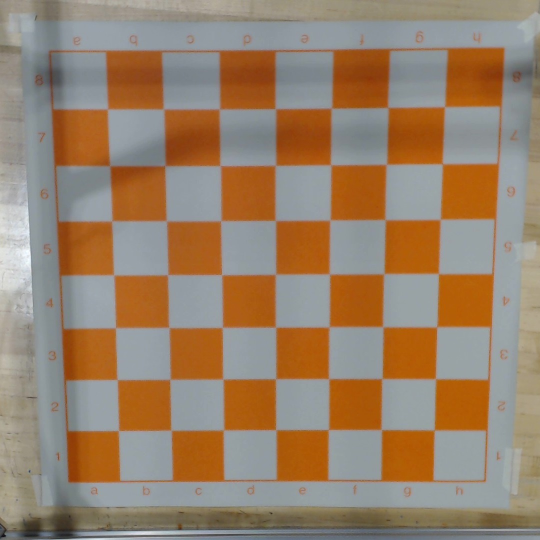
#> input picture Software/CV/chess_ai/chess_board5.jpg, 1080 x 1080 px (shown at 1/2 size)
$ python detect_grid.py   (older library calls are emulated)
#> lines starting #> are read from the running program, lines starting #| are printed output that depends on the picture; long printed decimals are rounded
import numpy as np
import cv2
from scipy.spatial.distance import euclidean
from sklearn.linear_model import LinearRegression
from sklearn.preprocessing import PolynomialFeatures
from itertools import product
image = cv2.imread('chess_board5.jpg')
#> image is the input picture: shape (1080, 1080, 3); mean B, G, R 106.3, 129.5, 152.7
#image[:,:,0] = 0
#image[:,:,1] = 0
equ = cv2.cvtColor(image, cv2.COLOR_BGR2GRAY)
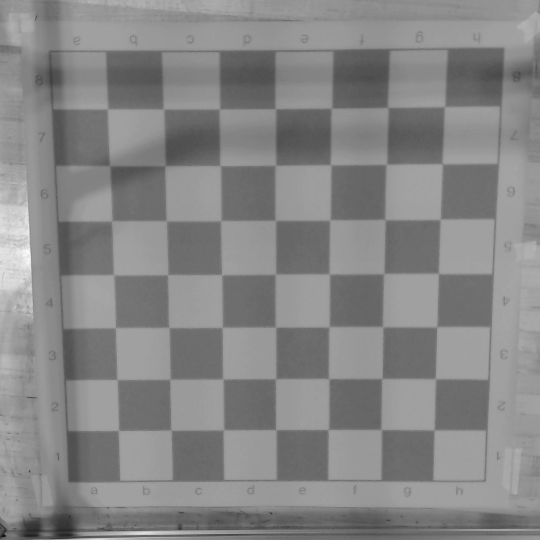
#> equ: shape (1080, 1080) (shown at 1/2 size); min 8, max 253, mean 133.7
# [5 lines of commented-out code are left out]
board_size = (7,7)
found, corners = cv2.findChessboardCorners(equ, board_size, flags=cv2.CALIB_CB_ADAPTIVE_THRESH)
#> found = True; corners = 49 rows, first 8: [888.7, 213.8], [885.2, 328.1], [881.9, 438.4], [877.2, 546.9], [874.3, 653.8], [871.1, 757.9], [868.7, 860.6], [775.6, 215]
print(found)
#| True
img = cv2.drawChessboardCorners(equ, board_size, corners, found)
cv2.imshow('img',img)
cv2.waitKey(0)
cv2.destroyAllWindows()
print(corners.shape)
#| (49, 1, 2)
assert found, "Couldn't find chessboard."

z = corners.reshape((49, 2))
#> z = 49 pairs, first value 214.2 to 888.7, second value 213.8 to 861.7
board_center = z[24]
#> board_center = [551.2, 549.4]
frame_center = image.shape[1] / 2.0, image.shape[0] / 2.0
#> frame_center = (540, 540)

assert euclidean(board_center, frame_center) < 20.0, "Camera is not centered over chessboard."

X_train = np.array(list(product(np.linspace(3, -3, 7), np.linspace(-3, 3, 7))))
print(X_train)
poly = PolynomialFeatures(degree=4)
X_train = poly.fit_transform(X_train)
z_x = z[:,0]
#> z_x = 49 values, max 888.7 at index 0, min 214.2 at index 42, mean 551.8
m_x = LinearRegression()
m_x.fit(X_train, z_x)
z_y = z[:,1]
#> z_y = 49 values, max 861.7 at index 48, min 213.8 at index 0, mean 544.4
m_y = LinearRegression()
m_y.fit(X_train, z_y)
print(z[:,0][::-1])
#| [237.436 234.785 230.960 227.618 223.593 219.5212  214.1921
#|  342.448 339.5322  337.839 335.075 332.6979  329.954 326.586
#|  446.650 446.662 444.5579  443.104 441.8182  440.338 438.565
#|  551.715 552.0582  550.9472  551.161 550.931 551.3382  550.578
#|  657.1103  658.0747  658.5819  660.3787  661.0951  662.305 663.166
#|  762.723 763.5076  765.5943  768.848 770.1164  773.263 775.6109
#|  868.7472  871.1486  874.294 877.2224  881.903 885.175 888.6584 ]
print(z[:,1])
#| [213.801 328.111 438.378 546.948   653.835 757.9265  860.5704
#|  215.008 329.1544  439.512 547.9289  654.382   757.737 860.115
#|  216.051 329.461 439.189 548.9987  654.199 758.138 859.6368
#|  217.539 330.227 441.7105  549.429 654.682 758.5675  860.093
#|  218.2869  331.273 441.616 549.749 655.605 759.0535  861.062
#|  218.095 331.016   440.427 550.360 655.5492  759.5017  861.2224
#|  218.514 331.8083  442.556 550.5425  656.4476  760.3285  861.730]
print(z[0,:])
#| [888.6584  213.801]
def predict(i, j):
    features = poly.fit_transform(np.array([[i, j]]))
    return m_x.predict(features), m_y.predict(features)


P = []
Q = []

P.append(predict(-4.0, -4.0))
Q.append((0.0, 0.0))

P.append(predict(-4.0, 4.0))
Q.append((0.0, 480.0))

P.append(predict(4.0, -4.0))
Q.append((480.0, 0.0))

P.append(predict(4.0, 4.0))
Q.append((480.0, 480.0))
print(predict(4.0,4.0))
#> (the run stopped early here; a loop or call above may not have finished)

$ run again, with Software/CV/chess_ai/chess_board3.jpg copied over Software/CV/chess_ai/chess_board5.jpg
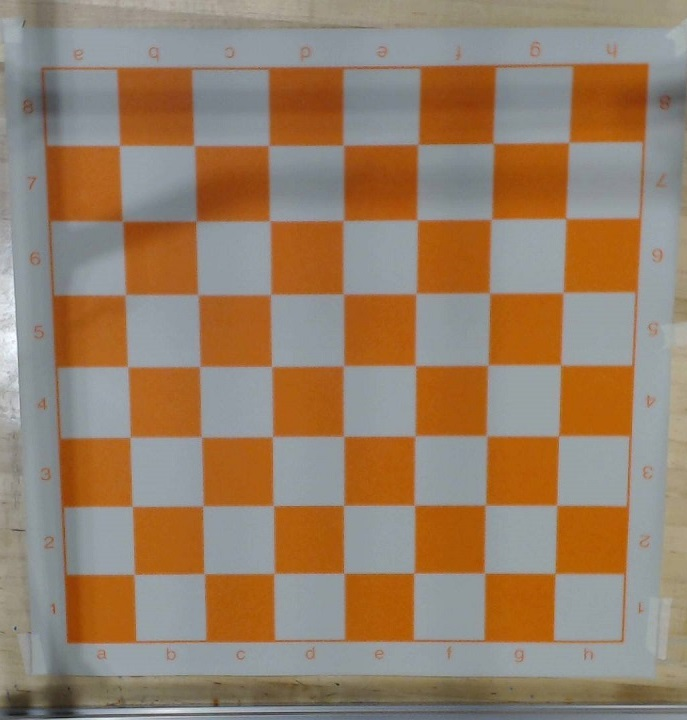
#> input picture Software/CV/chess_ai/chess_board3.jpg, 687 x 720 px
#> image is the input picture: shape (720, 687, 3); mean B, G, R 104.2, 127.6, 151.8
#> `equ = cv2.cvtColor(image, cv2.COLOR_BGR2GRAY)`:
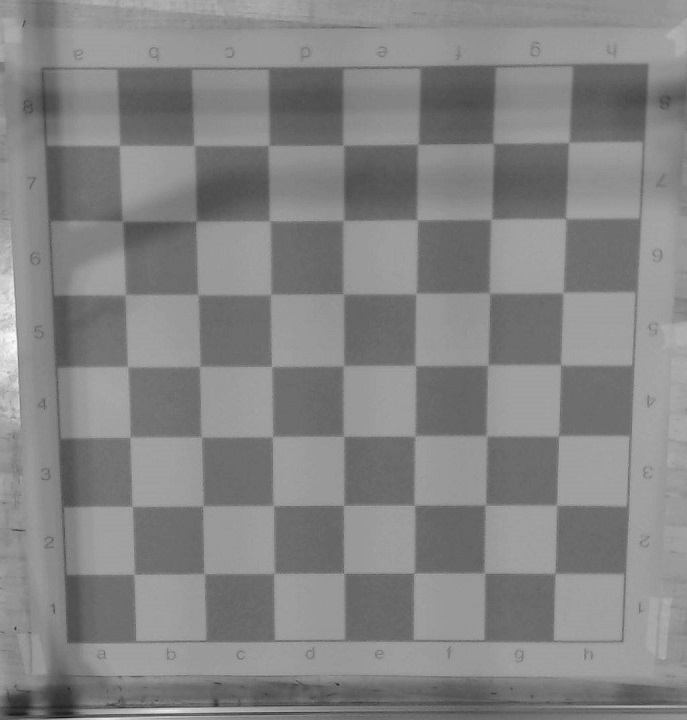
#> equ: shape (720, 687); min 21, max 254, mean 132.1
#> found = True; corners = 49 rows, first 8: [555.3, 573], [484.6, 572.7], [413.5, 573], [343.8, 573.3], [273.9, 573.4], [204.1, 573.7], [134.1, 574.2], [556.3, 504.8]
#| True
#> `img = cv2.drawChessboardCorners(equ, board_size, corners, found)`:
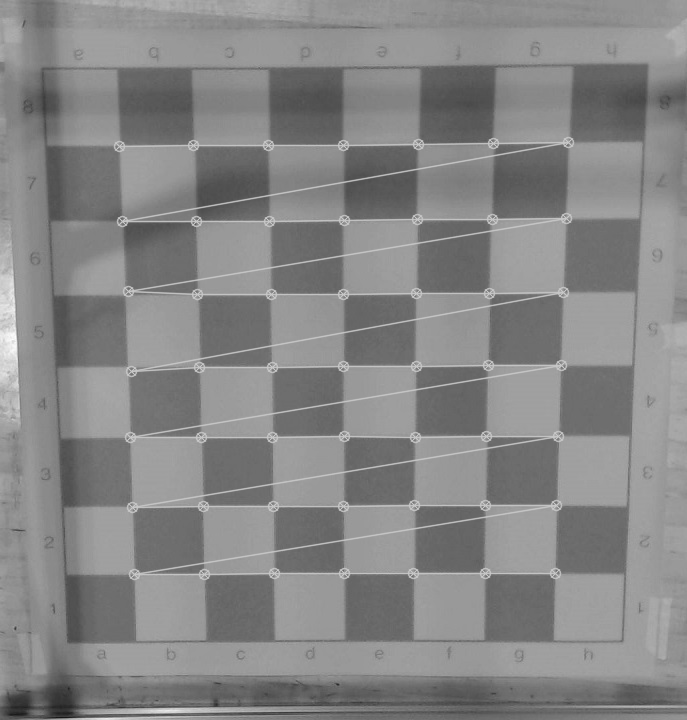
#> img: shape (720, 687); min 21, max 254, mean 133.6
#| (49, 1, 2)
#> z = 49 pairs, first value 119.1 to 568.4, second value 142.1 to 574.2
#> board_center = [343.3, 365.9]
#> z_x = 49 values, max 568.4 at index 42, min 119.1 at index 48, mean 343.9
#> z_y = 49 values, max 574.2 at index 6, min 142.1 at index 42, mean 362.8
#| [119.055 193.362 268.235 343.071 417.9705  493.0305  568.3834
#|  122.348 196.283 269.1572  343.576 417.034 491.524 565.9235
#|  128.      197.257 270.550 343.2446  415.820 489.372 562.8965
#|  131.      199.202 271.645 343.305 415.520 488.467 560.5874
#|  130.059 201.472 272.257 343.909 414.661 486.2136  558.4118
#|  132.277 202.781 273.474 343.191 414.389 484.564 556.3178
#> (further printed lines are left out)
#| [573.0463  572.6645  572.993 573.322   573.444 573.7     574.152
#|  504.824 505.3515  505.480 505.653 505.6189  506.1112  506.635
#|  436.154 435.968 436.637 436.381 436.784 436.8311  437.489
#|  364.998 365.142 365.6802  365.8812  366.890 366.681 371.
#|  292.3788  293.0234  293.140 293.761 294.062 294.2516  291.
#|  218.492 219.228 219.4287  219.963 220.513 221.425 221.4585
#> (further printed lines are left out)
#| [555.3295 573.0463]

$ run again, with Software/CV/chess_ai/chess_board2.jpg copied over Software/CV/chess_ai/chess_board5.jpg
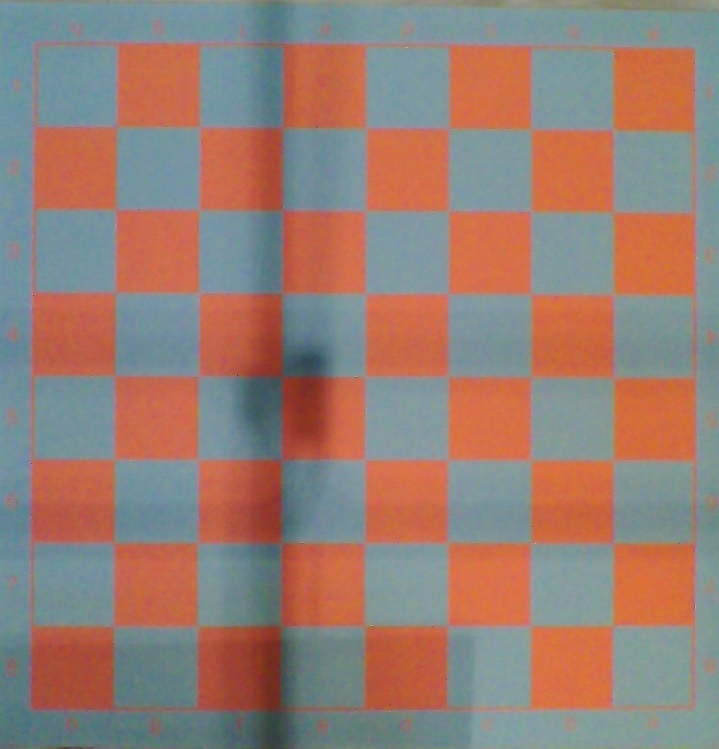
#> input picture Software/CV/chess_ai/chess_board2.jpg, 719 x 749 px
#> image is the input picture: shape (749, 719, 3); mean B, G, R 116.2, 125.7, 152.1
#> `equ = cv2.cvtColor(image, cv2.COLOR_BGR2GRAY)`:
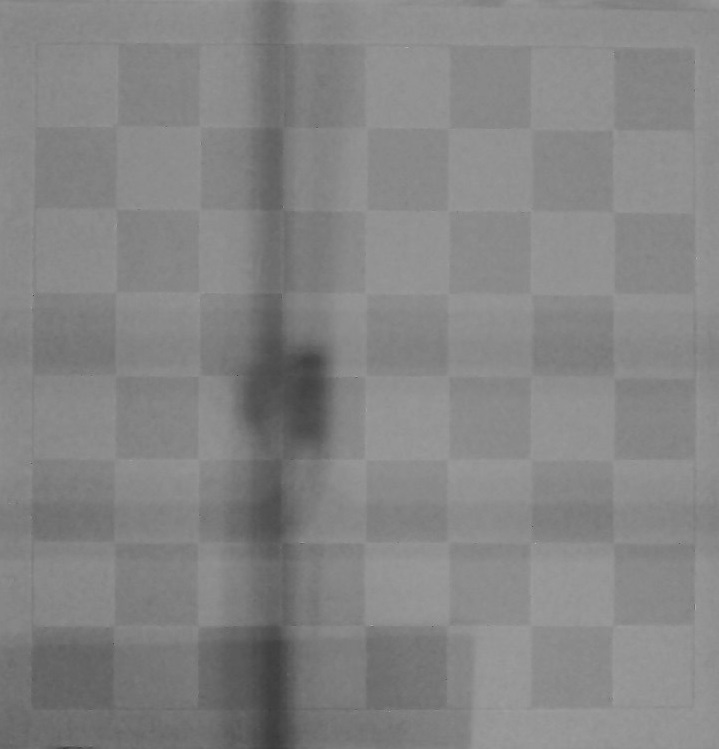
#> equ: shape (749, 719); min 55, max 177, mean 132.5
#> found = False; corners = None
#| False

$ run again, with Software/CV/chess_ai/chess_board.jpg copied over Software/CV/chess_ai/chess_board5.jpg
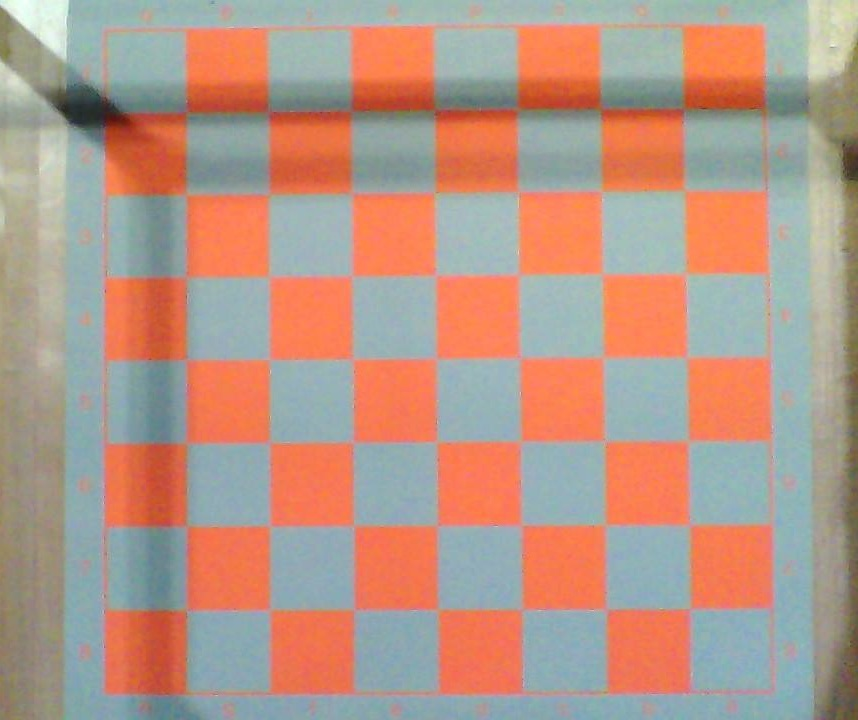
#> input picture Software/CV/chess_ai/chess_board.jpg, 858 x 720 px
#> image is the input picture: shape (720, 858, 3); mean B, G, R 135, 150.4, 182.9
#> `equ = cv2.cvtColor(image, cv2.COLOR_BGR2GRAY)`:
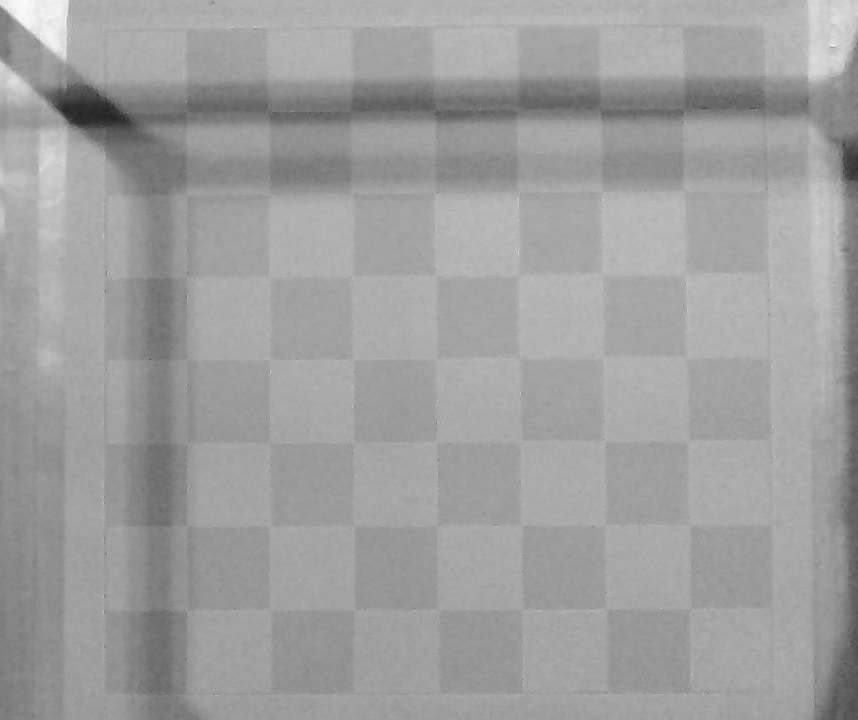
#> equ: shape (720, 858); min 38, max 251, mean 158.4
#> found = False; corners = None
#| False
